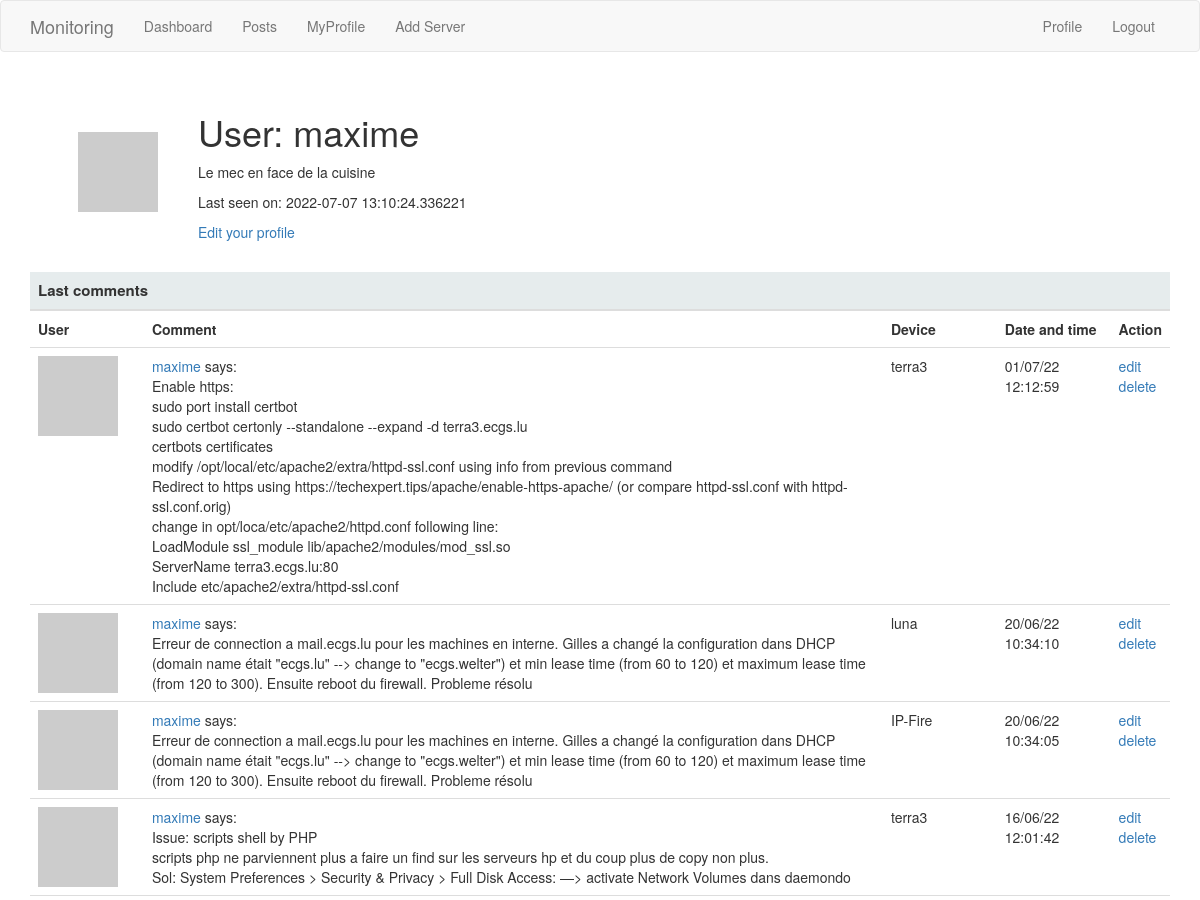
The app's page /user/maxime (signed in, upper part), older data.
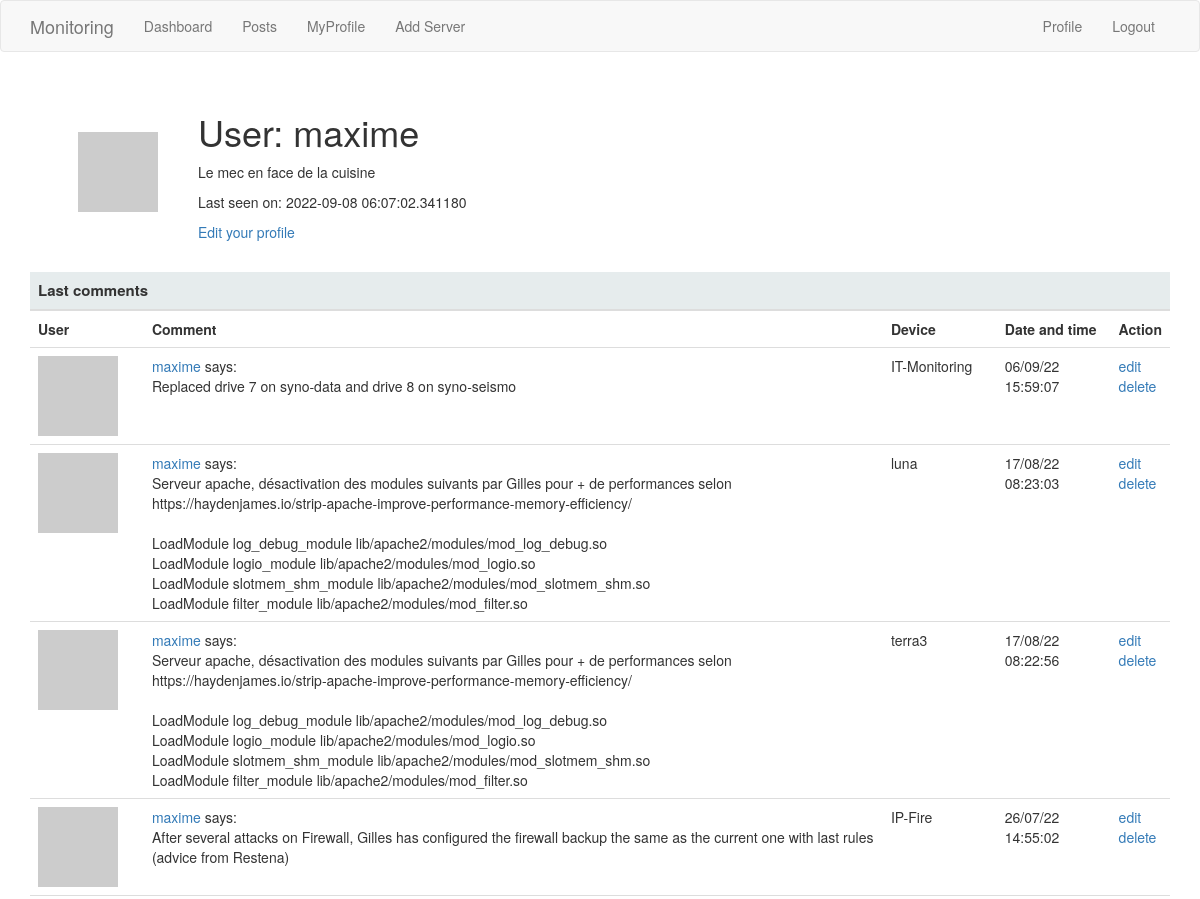
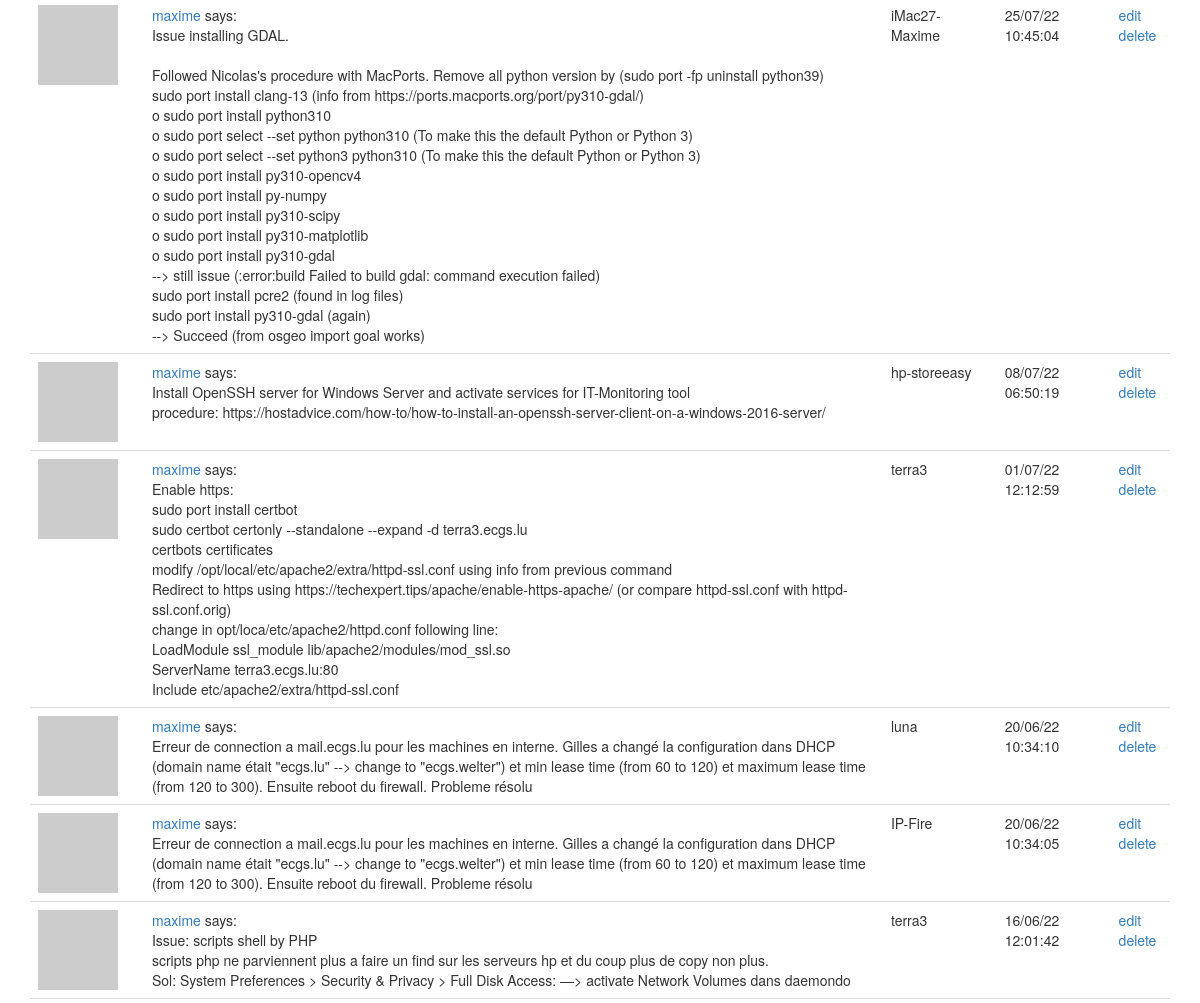
The same page, newer data (2 pictures, top to bottom).
### webapp/models.py (models this page shows, shortened)
class User(UserMixin, db.Model):
    __tablename__ = 'user'
    id = db.Column(db.Integer, primary_key=True)
    username = db.Column(db.String(64), index=True, unique=True)
    email = db.Column(db.String(120), index=True, unique=True)
    password_hash = db.Column(db.String(128))
    posts = db.relationship('Post', backref='author', lazy='dynamic')
    about_me = db.Column(db.String(140))
    last_seen = db.Column(db.DateTime, default=datetime.utcnow)
    def avatar(self, size):
        digest = md5(self.email.lower().encode('utf-8')).hexdigest()
        return 'https://www.gravatar.com/avatar/{}?d=identicon&s={}'.format(
            digest, size)

class Post(db.Model):
    id = db.Column(db.Integer, primary_key=True)
    body = db.Column(db.String(1000))
    timestamp = db.Column(db.DateTime, index=True, default=datetime.utcnow)
    user_id = db.Column(db.Integer, db.ForeignKey('user.id'))
    device = db.Column(db.String(30), index=True)

### webapp/routes.py (the view)
@app.route('/user/<username>')
@login_required
def user(username):
        user = User.query.filter_by(username=username).first_or_404()
        posts = Post.query.order_by(Post.timestamp.desc()).filter_by(user_id=user.id)
        return render_template('user.html', user=user, posts=posts)

### webapp/models.py (called while the page is built)
@login.user_loader
def load_user(id):
    return User.query.get(int(id))

### webapp/routes.py (called while the page is built)
@app.before_request
def before_request():
    if current_user.is_authenticated:
        current_user.last_seen = datetime.utcnow()
        db.session.commit()

### webapp/templates/user.html (shortened to what this page needs)
{% extends "base.html" %}
{% block content %}
<div class="container">
    <div class="margin">
        <table class="myProfile">
            <tr valign="center">
                <td><img src="{{ user.avatar(100) }}"></td>
                <td>
                    <h1>User: {{ user.username }}</h1>
                    {% if user.about_me %}<p>{{ user.about_me }}</p>{% endif %}
                    {% if user.last_seen %}<p>Last seen on: {{ user.last_seen }}</p>{% endif %}
                    {% if user == current_user %}
                        <p><a href="{{ url_for('edit_profile') }}">Edit your profile</a></p>
                    {% endif %}
                </td>
            </tr>
        </table>
        {% include 'table_post.html' %}
        {% endblock %}

### webapp/templates/base.html (shortened to what this page needs)
{% extends 'bootstrap/base.html' %}
{% block styles %}
{{super()}}
<link rel= "stylesheet" type= "text/css" href= "{{ url_for('static',filename='styles/style.css') }}">
{% endblock %}
{% block navbar %}
  <nav class="navbar navbar-default">
        <div class="container">
            <div class="navbar-header">
                <a class="navbar-brand" href="{{ url_for('monitoring') }}" onclick="return confirm('Do you want to monitor all servers? It will take a 20-30 sec!');">Monitoring</a>
            </div>
            <div class="collapse navbar-collapse" id="bs-example-navbar-collapse-1">
                <ul class="nav navbar-nav">
                    <li><a href="{{ url_for('dashboard') }}">Dashboard</a></li>
                    <li><a href="{{ url_for('index') }}">Posts</a></li>
                    {% if not current_user.is_anonymous %}
                        <li><a href="{{ url_for('user', username=current_user.username) }}">MyProfile</a></li>
                        <li><a href="{{ url_for('AddServer') }}">Add Server</a></li>
                    {% endif %}
                </ul>
                <ul class="nav navbar-nav navbar-right">
                    {% if current_user.is_anonymous %}
                    <li><a href="{{ url_for('login') }}">Login</a></li>
                    {% else %}
                    <li><a href="{{ url_for('user', username=current_user.username) }}">Profile</a></li>
                    <li><a href="{{ url_for('logout') }}">Logout</a></li>
                    {% endif %}
                </ul>
            </div>
        </div>
    </nav>
{% endblock %}

### webapp/templates/table_post.html
   <table class="table table-hover title">
        <col style="width:10%">
        <col style="width:65%">
        <col style="width:10%">
        <col style="width:10%">
        <col style="width:10%">
        <thead>
                <tr>
                        <th colspan="5">Last comments </th>
                </tr>
        </thead>
        <tbody>
                <tr >
                            <th>User</th>
                            <th>Comment</th>
                            <th>Device</th>
                            <th>Date and time</th>
                            <th>Action</th>
                </tr>
                {% for post in posts %}
                <tr>
                        <td width="3rem"><a href="{{ url_for('user', username=post.author.username) }}"><img src="{{ post.author.avatar(30) }}" /></a></td>
                        <td  style="white-space: pre-line"><a href="{{ url_for('user', username=post.author.username) }}">{{ post.author.username }}</a> says:<br>{{ post.body }}</td>
                        <td> {{ post.device }} </td>
                        <td class="date"> {{ post.timestamp.strftime("%d/%m/%y %X") }} </td>
                        <td><a href="{{ url_for('post_modify', id=post.id) }}" title="Modify Comment">edit</a>
                        <a href="{{ url_for('post_delete', id=post.id) }}" onclick="return confirm('Do you want to permanently delete the comment: {{ post.body }}?');" title="Delete Comment">delete</a>
                        </td>
                 </tr>
                {% endfor %}
        </tbody>
</table>

### webapp/static/styles/style.css (style rules this page uses)
.margin { width: 100%; }
table.myProfile { margin-left: 2em; }
table.myProfile td { text-align: left; padding: 2rem; }
table.title thead th { font-size: 1.5rem; background-color: #E6ECED; }

Row changes from the older to the newer data that the page shows:
changed User "maxime": last_seen "2022-07-07 13:10:24.336221" → "2022-09-08 06:07:02.341180"
added Post: author.username "maxime", body "Replaced drive 7 on syno-data and drive 8 on syno-seismo", device "IT-Monitoring", timestamp "06/09/22 15:59:07"
added Post: author.username "maxime", body "Serveur apache, désactivation des modules suivants par Gilles pour + de performances selon https://haydenjames.io/strip-apache-improve-performance-memory-efficiency/ LoadModule log_debug_module lib/apache2/modules/mod_log_debug.so LoadModule logio_module lib/apache2/modules/mod_logio.so LoadModule slotmem_shm_module lib/apache2/modules/mod_slotmem_shm.so LoadModule filter_module lib/apache2/modules/mod_filter.so", device "luna", timestamp "17/08/22 08:23:03"
added Post: author.username "maxime", body "Serveur apache, désactivation des modules suivants par Gilles pour + de performances selon https://haydenjames.io/strip-apache-improve-performance-memory-efficiency/ LoadModule log_debug_module lib/apache2/modules/mod_log_debug.so LoadModule logio_module lib/apache2/modules/mod_logio.so LoadModule slotmem_shm_module lib/apache2/modules/mod_slotmem_shm.so LoadModule filter_module lib/apache2/modules/mod_filter.so", device "terra3", timestamp "17/08/22 08:22:56"
added Post: author.username "maxime", body "After several attacks on Firewall, Gilles has configured the firewall backup the same as the current one with last rules (advice from Restena)", device "IP-Fire", timestamp "26/07/22 14:55:02"
added Post: author.username "maxime", body "Issue installing GDAL. Followed Nicolas's procedure with MacPorts. Remove all python version by (sudo port -fp uninstall python39) sudo port install clang-13 (info from https://ports.macports.org/port/py310-gdal/) o sudo port install python310 o sudo port select --set python python310 (To make this the default Python or Python 3) o sudo port select --set python3 python310 (To make this the default Python or Python 3) o sudo port install py310-opencv4 o sudo port install py-numpy o sudo port install py310-scipy o sudo port install py310-matplotlib o sudo port install py310-gdal --> still issue (:error:build Failed to build gdal: command execution failed) sudo port install pcre2 (found in log…", device "iMac27-Maxime", timestamp "25/07/22 10:45:04"
added Post: author.username "maxime", body "Install OpenSSH server for Windows Server and activate services for IT-Monitoring tool procedure: https://hostadvice.com/how-to/how-to-install-an-openssh-server-client-on-a-windows-2016-server/", device "hp-storeeasy", timestamp "08/07/22 06:50:19"
